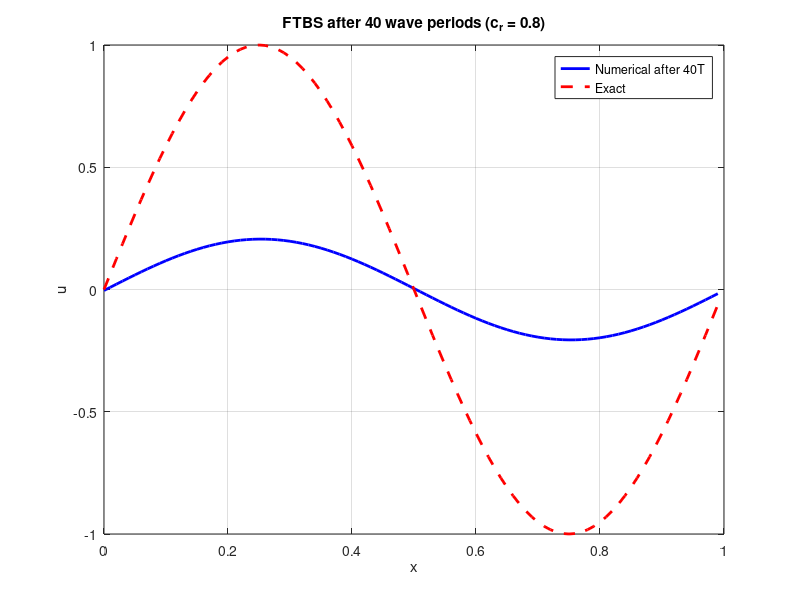

This figure's MATLAB source:
clear all; clc; close all;

% Given parameters
a = 0.5;
lambda = 1;                         % wavelength
dx = lambda / 100;                  % 100 points per wavelength
x = 0:dx:1-dx;                      % periodic domain [0,1)
N = length(x);
cr = 0.8;                           % CFL number
dt = cr * dx / a;
T_period = 1 / a;                   % one wave period
t_final = 40 * T_period;           % 40 wave periods
Nt = round(t_final / dt);
dt = t_final / Nt;                 % recompute dt for integer steps

% Initial condition
u = sin(2*pi*x);
u_initial = u;

% Time-stepping using FTBS
for n = 1:Nt
    u_prev = [u(end), u(1:end-1)];
    u = u - cr * (u - u_prev);
end

% Exact solution after 40 periods (should be identical to initial)
u_exact = u_initial;

% Compute errors
amp_error = norm(u) / norm(u_initial);         % total amplitude decay
phase_error = finddelay(u_exact, u) * dx;      % crude phase shift estimate

fprintf('Total amplitude ratio after 40 periods: %.6f\n', amp_error);
fprintf('Approximate phase shift (in space units): %.6f\n', phase_error);

% Plot final vs exact
figure;
plot(x, u, 'b', 'LineWidth', 2); hold on;
plot(x, u_exact, 'r--', 'LineWidth', 2);
xlabel('x'); ylabel('u');
legend('Numerical after 40T', 'Exact');
title('FTBS after 40 wave periods (c_r = 0.8)');
grid on;
